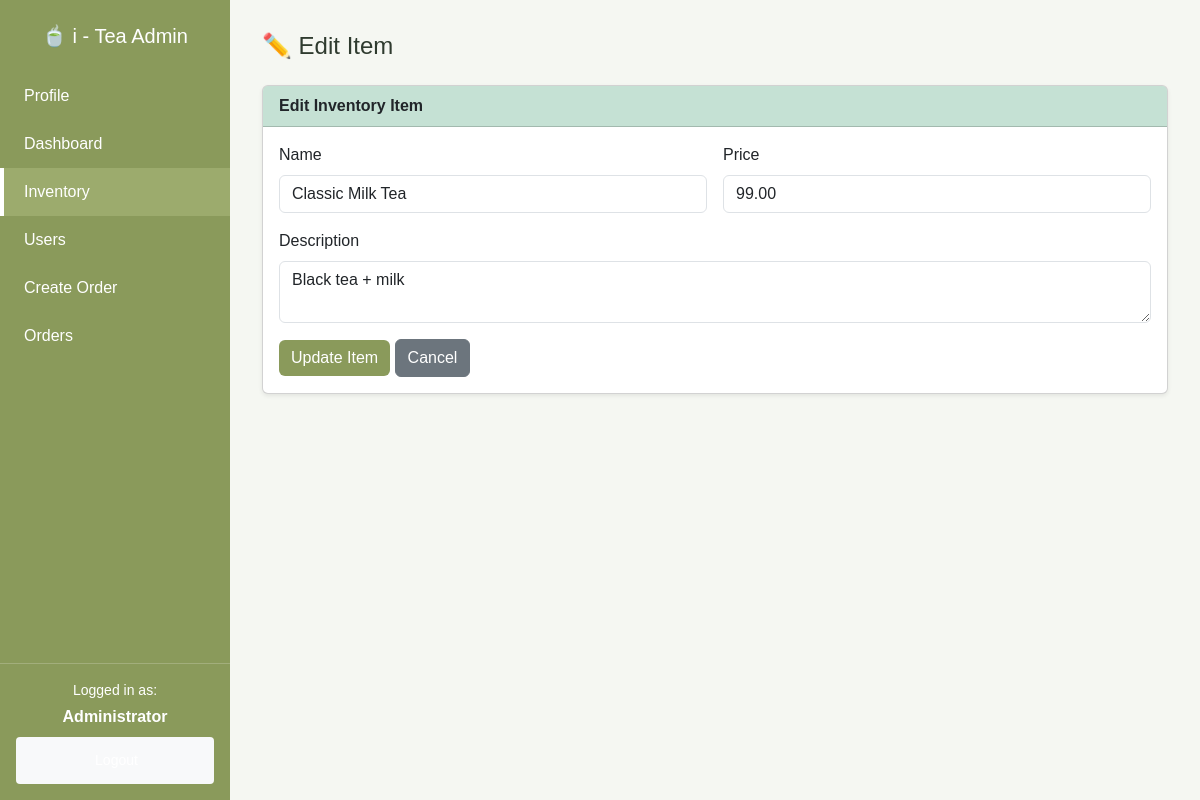
The app's page /public/admin/inventory_edit.php?id=1 (signed in) with its own data.
### tables this page shows
CREATE TABLE users (
  id INT AUTO_INCREMENT PRIMARY KEY,
  username VARCHAR(100) NOT NULL UNIQUE,
  password VARCHAR(255) NOT NULL,
  full_name VARCHAR(150),
  role ENUM('admin','staff') NOT NULL DEFAULT 'staff',
  created_at TIMESTAMP DEFAULT CURRENT_TIMESTAMP
);

CREATE TABLE inventory (
  id INT AUTO_INCREMENT PRIMARY KEY,
  name VARCHAR(150) NOT NULL,
  description TEXT,
  price DECIMAL(10,2) NOT NULL DEFAULT 0.00,
  stock_qty INT NOT NULL DEFAULT 0,
  is_active TINYINT(1) NOT NULL DEFAULT 1,
  created_at TIMESTAMP DEFAULT CURRENT_TIMESTAMP,
  updated_at TIMESTAMP NULL ON UPDATE CURRENT_TIMESTAMP
);

### includes/auth.php (called while the page is built, shortened)
<?php
function current_user() {
    return $_SESSION['user'] ?? null;
}
function refresh_user_session($pdo) {
    if(isset($_SESSION['user']['id'])) {
        $stmt = $pdo->prepare("SELECT id, username, full_name, role FROM users WHERE id = ?");
        $stmt->execute([$_SESSION['user']['id']]);
    }
}

### public/admin/inventory_edit.php (the view, shortened to what this page needs)
<?php
require_once __DIR__ . '/../../includes/config.php';
require_once __DIR__ . '/../../includes/auth.php';
refresh_user_session($pdo);
$u = current_user();
$id = $_GET['id'] ?? null;
$stmt = $pdo->prepare("SELECT * FROM inventory WHERE id=?");
$stmt->execute([$id]);
$item = $stmt->fetch();
?>
<!doctype html>
<html lang="en">
<head>
<link href="https://cdn.jsdelivr.net/npm/bootstrap@5.3.2/dist/css/bootstrap.min.css" rel="stylesheet">
</head>
<body>
<div class="sidebar">
  <div>
    <h5 class="text-center mb-4">🍵 i - Tea <?= ucfirst($u['role']) ?></h5>
    <?php if ($u['role'] === 'admin'): ?>
      <a href="profile.php">Profile</a>
      <a href="dashboard.php">Dashboard</a>
      <a href="inventory.php" class="active">Inventory</a>
      <a href="users.php">Users</a>
      <a href="ordering.php">Create Order</a>
      <a href="order.php">Orders</a>
    <?php endif; ?>
  </div>
  <div class="sidebar-footer">
    <p class="mb-1 small">Logged in as:</p>
    <strong><?= htmlspecialchars($u['full_name'] ?? $u['username']) ?></strong><br>
    <a href="/Ordering/public/logout.php" class="btn btn-light btn-sm mt-2">Logout</a>
  </div>
</div>
<div class="main-content">
  <h4 class="mb-4">✏️ Edit Item</h4>
  <div class="card shadow-sm">
    <div class="card-header bg-success bg-opacity-25 fw-semibold">Edit Inventory Item</div>
    <div class="card-body">
      <form method="post" class="row g-3">
        <div class="col-md-6">
          <label class="form-label">Name</label>
          <input name="name" class="form-control" value="<?= htmlspecialchars($item['name']) ?>" required>
        </div>
        <div class="col-md-6">
          <label class="form-label">Price</label>
          <input name="price" type="number" step="0.01" class="form-control" value="<?= htmlspecialchars($item['price']) ?>" required>
        </div>
        <div class="col-12">
          <label class="form-label">Description</label>
          <textarea name="description" class="form-control"><?= htmlspecialchars($item['description']) ?></textarea>
        </div>
        <div class="col-12">
          <button class="btn btn-success">Update Item</button>
          <a href="inventory.php" class="btn btn-secondary">Cancel</a>
        </div>
      </form>
    </div>
  </div>
</div>
</body>
</html>

### public/admin/inventory_edit.php (style rules this page uses)
body { font-family: 'Poppins', sans-serif; background-color: #f5f7f2; color: #2f3b2f; display: flex; height: 100vh; margin: 0; }
.sidebar { width: 230px; background-color: #8a9a5b; color: #fff; padding-top: 1.5rem; flex-shrink: 0; display: flex; flex-direction: column; justify-content: space-between; height: 100vh; position: fixed; top: 0; left: 0; }
.sidebar a { color: #fff; text-decoration: none; display: block; padding: 12px 20px; transition: 0.3s; border-left: 4px solid transparent; }
.sidebar a:hover, .sidebar a.active { background-color: #9cab6d; border-left: 4px solid #fff; }
.sidebar-footer { padding: 1rem; text-align: center; border-top: 1px solid rgba(255,255,255,0.2); }
.main-content { margin-left: 230px; padding: 2rem; width: 100%; }
.btn-success { background-color: #8a9a5b; border: none; }

### records on screen
users: role "Admin", full_name "Administrator"
inventory: name "Classic Milk Tea", price "99.00", description "Black tea + milk"
